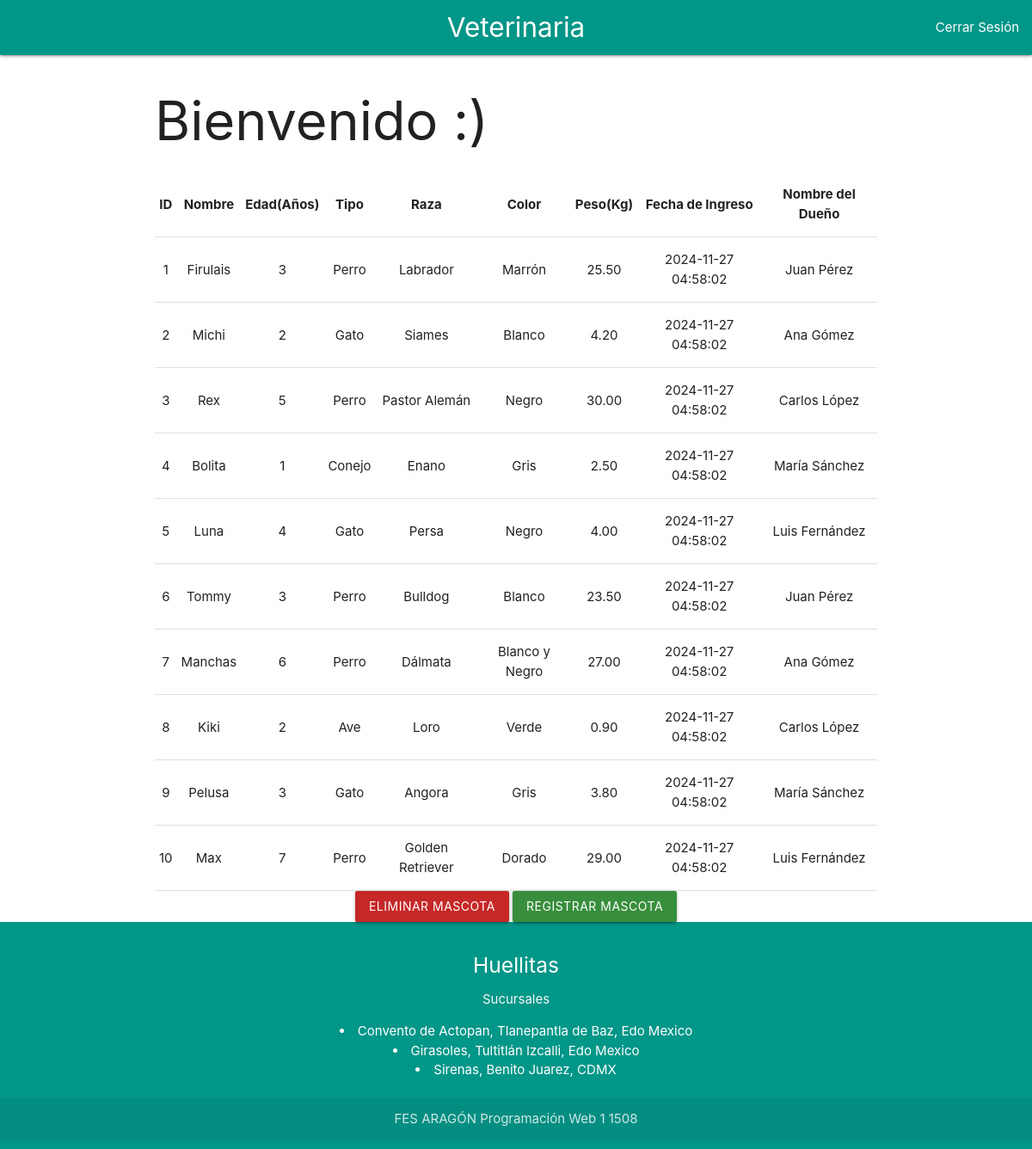
Page /Vista/Principal.php (signed in) on the committed database.
### tables this page shows
CREATE TABLE mascota (
    id_mascota INT PRIMARY KEY ,         
    nombre VARCHAR(50) NOT NULL,                       
    edad INT,                                          
    tipo VARCHAR(50),                                  
    raza VARCHAR(50),                                  
    color VARCHAR(50),                                 
    peso DECIMAL(5,2),                                 
    fecha_ingreso DATETIME DEFAULT CURRENT_TIMESTAMP,  
    nombre_dueno VARCHAR(100) NOT NULL               
);

### Vista/Principal.php (the view, shortened to what this page needs)
<?php
$id_empleado = $_SESSION['id_empleado'];
if (!isset($id_empleado)) {
    header("Location: ./login/index.php");
    exit;
} else {
    require "../Modelo/conexion.php";
    mysqli_set_charset($conexion, 'utf8');
    $consulta_sql = "SELECT * FROM mascota";
    $resultado = $conexion->query($consulta_sql);
    $count = mysqli_num_rows($resultado);
}
?>
<!DOCTYPE html>
<html lang="es">
<head>
    <link rel="stylesheet" href="https://cdnjs.cloudflare.com/ajax/libs/materialize/1.0.0/css/materialize.min.css">
    <link rel="stylesheet" href="../starter-template/css/style.css">
</head>
<body class="fondoCafe">
<?php include('header.php'); ?>
    <main class="container">
        <h1>Bienvenido :)</h1>
        <?php if ($count > 0): ?>
            <table class="highlight centered responsive-table">
                <thead>
                    <tr>
                        <th>ID</th>
                        <th>Nombre</th>
                        <th>Edad(Años)</th>
                        <th>Tipo</th>
                        <th>Raza</th>
                        <th>Color</th>
                        <th>Peso(Kg)</th>
                        <th>Fecha de Ingreso</th>
                        <th>Nombre del Dueño</th>
                    </tr>
                </thead>
                <tbody>
                    <?php while ($row = mysqli_fetch_assoc($resultado)): ?>
                        <tr>
                            <td><?= $row['id_mascota']; ?></td>
                            <td><?= $row['nombre']; ?></td>
                            <td><?= $row['edad']; ?></td>
                            <td><?= $row['tipo']; ?></td>
                            <td><?= $row['raza']; ?></td>
                            <td><?= $row['color']; ?></td>
                            <td><?= $row['peso']; ?></td>
                            <td><?= $row['fecha_ingreso']; ?></td>
                            <td><?= $row['nombre_dueno']; ?></td>
                        </tr>
                    <?php endwhile; ?>
                </tbody>
            </table>
        <?php else: ?>
            <h1 class="red-text">Sin ningún registro</h1>
        <?php endif; ?>
        <div class="center">
            <a href="./EliminarMascota.php" class="btn red darken-3">Eliminar Mascota</a>
            <a href="./RegistrarMascota.php" class="btn green darken-2">Registrar Mascota</a>
        </div>
    </main>
    <?php include('footer.php'); ?>
</body>
</html>

### Vista/header.php (shortened to what this page needs)
<!DOCTYPE html>
<html lang="en">
<head>
    <link rel="stylesheet" href="https://cdnjs.cloudflare.com/ajax/libs/materialize/1.0.0/css/materialize.min.css">
    <link rel="stylesheet" href="starter-template/css/style.css">
</head>
<body>
    <header>
        <nav>
            <div class="nav-wrapper teal">
                <a href="#" class="brand-logo center">Veterinaria</a>
                <ul id="nav-mobile" class="right hide-on-med-and-down">
                    <li><a href="../Controlador/salir.php">Cerrar Sesión</a></li>
                </ul>
            </div>
        </nav>
    </header>
</body>
</html>

### Vista/footer.php (shortened to what this page needs)
<!DOCTYPE html>
<html lang="en">
<head>
    <link rel="stylesheet" href="https://cdnjs.cloudflare.com/ajax/libs/materialize/1.0.0/css/materialize.min.css">
    <link rel="stylesheet" href="starter-template/css/style.css">
</head>
<body>
<footer class="page-footer teal">
    <div class="container">
        <div class="row">
            <div class="col s12">
                <h5 class="white-text">Huellitas</h5>
                <p class="grey-text text-lighten-4">Sucursales</p>
                <li>Convento de Actopan, Tlanepantla de Baz, Edo Mexico</li>
                <li>Girasoles, Tultitlán Izcalli, Edo Mexico</li>
                <li>Sirenas, Benito Juarez, CDMX</li>
            </div>
        </div>
    </div>
    <div class="footer-copyright">
        <div class="container">
            FES ARAGÓN              Programación Web 1 1508
        </div>
    </div>
</footer>
</body>
</html>

### starter-template/css/style.css (style rules this page uses)
footer { background-color: #00897b; color: white; text-align: center; padding: 10px 0; margin-top: auto; }

### rows in the picture
mascota: id_mascota "1", nombre "Firulais", edad "3", tipo "Perro", raza "Labrador", color "Marrón", peso "25.50", fecha_ingreso "2024-11-27 04:58:02", nombre_dueno "Juan Pérez"
mascota: id_mascota "2", nombre "Michi", edad "2", tipo "Gato", raza "Siames", color "Blanco", peso "4.20", fecha_ingreso "2024-11-27 04:58:02", nombre_dueno "Ana Gómez"
mascota: id_mascota "3", nombre "Rex", edad "5", tipo "Perro", raza "Pastor Alemán", color "Negro", peso "30.00", fecha_ingreso "2024-11-27 04:58:02", nombre_dueno "Carlos López"
mascota: id_mascota "4", nombre "Bolita", edad "1", tipo "Conejo", raza "Enano", color "Gris", peso "2.50", fecha_ingreso "2024-11-27 04:58:02", nombre_dueno "María Sánchez"
mascota: id_mascota "5", nombre "Luna", edad "4", tipo "Gato", raza "Persa", color "Negro", peso "4.00", fecha_ingreso "2024-11-27 04:58:02", nombre_dueno "Luis Fernández"
mascota: id_mascota "6", nombre "Tommy", edad "3", tipo "Perro", raza "Bulldog", color "Blanco", peso "23.50", fecha_ingreso "2024-11-27 04:58:02", nombre_dueno "Juan Pérez"
mascota: id_mascota "7", nombre "Manchas", edad "6", tipo "Perro", raza "Dálmata", color "Blanco y Negro", peso "27.00", fecha_ingreso "2024-11-27 04:58:02", nombre_dueno "Ana Gómez"
mascota: id_mascota "8", nombre "Kiki", edad "2", tipo "Ave", raza "Loro", color "Verde", peso "0.90", fecha_ingreso "2024-11-27 04:58:02", nombre_dueno "Carlos López"
mascota: id_mascota "9", nombre "Pelusa", edad "3", tipo "Gato", raza "Angora", color "Gris", peso "3.80", fecha_ingreso "2024-11-27 04:58:02", nombre_dueno "María Sánchez"
mascota: id_mascota "10", nombre "Max", edad "7", tipo "Perro", raza "Golden Retriever", color "Dorado", peso "29.00", fecha_ingreso "2024-11-27 04:58:02", nombre_dueno "Luis Fernández"
